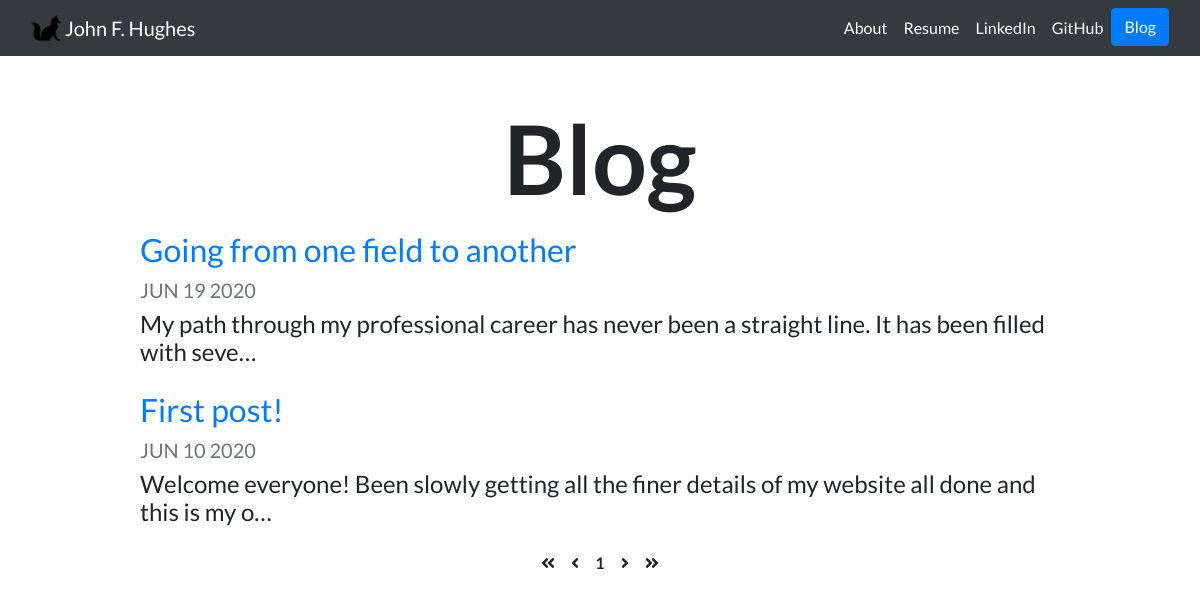
Screenshot of /blog/ with the database file from the repository.
### blog/models.py (models this page shows, shortened)
class Post(models.Model):
	title = models.CharField(max_length=200)
	date = models.DateField()
	description = models.TextField()

### blog/views.py (the view)
# urls.py: path('', views.all_posts, name='all_posts'),
def all_posts(request):
	posts = Post.objects.all().order_by('-date') # Order by most recent
	paginator = Paginator(posts, 7)
	page = request.GET.get('page')
	posts = paginator.get_page(page)
	return render(request, 'blog/all_posts.html', {'posts': posts})

### blog/templates/blog/all_posts.html
{% extends "portfolio/base.html" %}
{% load static %}
{% block content %}
<h1 id="blogtitle" class="font-weight-bold text-center">Blog</h1>
{% for post in posts %}
	<div class="row justify-content-center my-3">
		<div class="col-md-10">
			<a href="{% url 'blog:detail' post.id %}">
			 	<h2>{{ post.title }}</h2>
			</a>
			<h5 class="text-muted">{{ post.date|date:'M d Y'|upper }}</h5>
			<h4>{{ post.description|striptags|truncatechars:100 }}</h4>
		</div>
	</div>
{% endfor %}
<div id="paginator_alignment" class="row justify-content-center">
	{% if posts.has_previous %}
		<a id="textformat" href="?page=1">
			<i class="fas fa-angle-double-left"></i>
		</a>
		<a id="textformat" href="?page={{ posts.previous_page_number }}">
			<i class="fas fa-angle-left"></i>
		</a>
	{% else %}
		<a id="textformat">
			<i class="fas fa-angle-double-left"></i>
		</a>
		<a id="textformat">
			<i class="fas fa-angle-left"></i>
		</a>
	{% endif %}
	{% for num in posts.paginator.page_range %}
		{% if posts.number == num %}
			<strong id="textformat">{{ num }}</strong>
		{% elif num > posts.number|add:'-3' and num < posts.number|add:'3' %}
			<a id="textformat" href="?page={{ num }}">{{ num }}</a>
		{% endif %}
	{% endfor %}
	{% if posts.has_next %}
		<a id="textformat" href="?page={{ posts.next_page_number }}">
			<i class="fas fa-angle-right"></i>
		</a>
		<a id="textformat" href="?page={{ posts.paginator.num_pages }}">
			<i class="fas fa-angle-double-right"></i>
		</a>
	{% else %}
		<a id="textformat">
			<i class="fas fa-angle-right"></i>
		</a>
		<a id="textformat">
			<i class="fas fa-angle-double-right"></i>
		</a>
	{% endif %}
</div>
{% endblock %}

### portfolio/static/portfolio/custom.css (style rules this page uses)
body { font-family: 'Lato', sans-serif; overflow: scroll; padding-top: 100px; }
#blogtitle { font-size: 6rem; }
#paginator_alignment { width: 500px; height: 100px; position: all; top: 400; bottom: 0; left: 0; right: 0; margin: auto; }
#textformat { text-decoration: none; margin: 0 0.5em; }

### rows the page displays
Post: title "Going from one field to another", date "JUN 19 2020", description "My path through my professional career has never been a straight line. It has been filled with seve…"
Post: title "First post!", date "JUN 10 2020", description "Welcome everyone! Been slowly getting all the finer details of my website all done and this is my o…"

### other values shown
{{ num }} "1"
